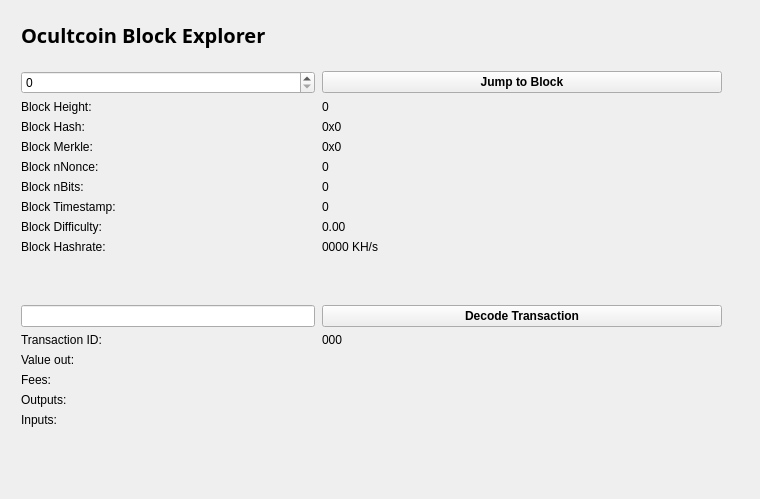
<?xml version="1.0" encoding="UTF-8"?>
<ui version="4.0">
 <class>BlockBrowser</class>
 <widget class="QWidget" name="BlockBrowser">
  <property name="windowModality">
   <enum>Qt::NonModal</enum>
  </property>
  <property name="enabled">
   <bool>true</bool>
  </property>
  <property name="geometry">
   <rect>
    <x>0</x>
    <y>0</y>
    <width>760</width>
    <height>499</height>
   </rect>
  </property>
  <property name="sizePolicy">
   <sizepolicy hsizetype="Preferred" vsizetype="Preferred">
    <horstretch>0</horstretch>
    <verstretch>0</verstretch>
   </sizepolicy>
  </property>
  <property name="minimumSize">
   <size>
    <width>0</width>
    <height>0</height>
   </size>
  </property>
  <property name="acceptDrops">
   <bool>false</bool>
  </property>
  <property name="windowTitle">
   <string>Form</string>
  </property>
  <layout class="QGridLayout">
   <property name="sizeConstraint">
    <enum>QLayout::SetMaximumSize</enum>
   </property>
   <property name="leftMargin">
    <number>21</number>
   </property>
   <property name="topMargin">
    <number>21</number>
   </property>
   <property name="rightMargin">
    <number>10</number>
   </property>
   <item row="1" column="0">
    <widget class="QWidget" name="widget" native="true">
     <widget class="QWidget" name="layoutWidget">
      <property name="geometry">
       <rect>
        <x>0</x>
        <y>0</y>
        <width>699</width>
        <height>27</height>
       </rect>
      </property>
      <layout class="QHBoxLayout" name="horizontalLayout_4">
       <property name="spacing">
        <number>7</number>
       </property>
       <item>
        <widget class="QLabel" name="label_5">
         <property name="font">
          <font>
           <family>Open Sans,sans-serif</family>
          </font>
         </property>
         <property name="text">
          <string>&lt;html&gt;&lt;head/&gt;&lt;body&gt;&lt;p&gt;&lt;span style=&quot; font-size:20px; font-weight:600; color:#000000;&quot;&gt;Ocultcoin Block Explorer &lt;/span&gt;&lt;/p&gt;&lt;/body&gt;&lt;/html&gt;</string>
         </property>
        </widget>
       </item>
       <item>
        <spacer name="horizontalSpacer_2">
         <property name="orientation">
          <enum>Qt::Horizontal</enum>
         </property>
         <property name="sizeHint" stdset="0">
          <size>
           <width>40</width>
           <height>20</height>
          </size>
         </property>
        </spacer>
       </item>
      </layout>
     </widget>
     <widget class="QWidget" name="layoutWidget_2">
      <property name="geometry">
       <rect>
        <x>0</x>
        <y>50</y>
        <width>701</width>
        <height>400</height>
       </rect>
      </property>
      <layout class="QGridLayout" name="gridLayout_3" rowstretch="0,0,0,0,0,0,0,0,0,0,0,0,0,0,0,0,0,0,0" columnstretch="0,0">
       <property name="sizeConstraint">
        <enum>QLayout::SetDefaultConstraint</enum>
       </property>
       <property name="horizontalSpacing">
        <number>7</number>
       </property>
       <item row="17" column="1">
        <widget class="QLabel" name="inputBox">
         <property name="text">
          <string/>
         </property>
         <property name="alignment">
          <set>Qt::AlignLeading|Qt::AlignLeft|Qt::AlignTop</set>
         </property>
        </widget>
       </item>
       <item row="12" column="1">
        <widget class="QPushButton" name="txButton">
         <property name="font">
          <font>
           <weight>75</weight>
           <bold>true</bold>
          </font>
         </property>
         <property name="text">
          <string>Decode Transaction</string>
         </property>
         <property name="autoDefault">
          <bool>true</bool>
         </property>
        </widget>
       </item>
       <item row="18" column="0">
        <spacer name="verticalSpacer">
         <property name="orientation">
          <enum>Qt::Vertical</enum>
         </property>
         <property name="sizeHint" stdset="0">
          <size>
           <width>20</width>
           <height>40</height>
          </size>
         </property>
        </spacer>
       </item>
       <item row="17" column="0">
        <widget class="QLabel" name="inputLabel">
         <property name="text">
          <string>Inputs:</string>
         </property>
         <property name="alignment">
          <set>Qt::AlignLeading|Qt::AlignLeft|Qt::AlignTop</set>
         </property>
        </widget>
       </item>
       <item row="10" column="1">
        <widget class="QLabel" name="pawBox">
         <property name="text">
          <string>0000 KH/s</string>
         </property>
        </widget>
       </item>
       <item row="14" column="0">
        <widget class="QLabel" name="valueLabel">
         <property name="text">
          <string>Value out:</string>
         </property>
        </widget>
       </item>
       <item row="13" column="0">
        <widget class="QLabel" name="txLabel">
         <property name="text">
          <string>Transaction ID:</string>
         </property>
        </widget>
       </item>
       <item row="9" column="1">
        <widget class="QLabel" name="hardBox">
         <property name="text">
          <string>0.00</string>
         </property>
        </widget>
       </item>
       <item row="13" column="1">
        <widget class="QLabel" name="txID">
         <property name="text">
          <string>000</string>
         </property>
        </widget>
       </item>
       <item row="14" column="1">
        <widget class="QLabel" name="valueBox">
         <property name="text">
          <string/>
         </property>
        </widget>
       </item>
       <item row="9" column="0">
        <widget class="QLabel" name="hardLabel">
         <property name="text">
          <string>Block Difficulty:</string>
         </property>
        </widget>
       </item>
       <item row="1" column="0">
        <widget class="QSpinBox" name="heightBox">
         <property name="sizePolicy">
          <sizepolicy hsizetype="Preferred" vsizetype="Fixed">
           <horstretch>0</horstretch>
           <verstretch>0</verstretch>
          </sizepolicy>
         </property>
         <property name="maximum">
          <number>99999999</number>
         </property>
        </widget>
       </item>
       <item row="3" column="0">
        <widget class="QLabel" name="heightLabel_2">
         <property name="text">
          <string>Block Height:</string>
         </property>
        </widget>
       </item>
       <item row="8" column="1">
        <widget class="QLabel" name="timeBox">
         <property name="text">
          <string>0</string>
         </property>
        </widget>
       </item>
       <item row="5" column="0">
        <widget class="QLabel" name="merkleLabel">
         <property name="text">
          <string>Block Merkle:</string>
         </property>
        </widget>
       </item>
       <item row="4" column="0">
        <widget class="QLabel" name="hashLabel">
         <property name="text">
          <string>Block Hash:</string>
         </property>
        </widget>
       </item>
       <item row="15" column="1">
        <widget class="QLabel" name="feesBox">
         <property name="text">
          <string/>
         </property>
        </widget>
       </item>
       <item row="10" column="0">
        <widget class="QLabel" name="pawLabel">
         <property name="text">
          <string>Block Hashrate:</string>
         </property>
        </widget>
       </item>
       <item row="3" column="1">
        <widget class="QLabel" name="heightLabel">
         <property name="cursor">
          <cursorShape>IBeamCursor</cursorShape>
         </property>
         <property name="mouseTracking">
          <bool>false</bool>
         </property>
         <property name="acceptDrops">
          <bool>true</bool>
         </property>
         <property name="frameShape">
          <enum>QFrame::NoFrame</enum>
         </property>
         <property name="text">
          <string>0</string>
         </property>
        </widget>
       </item>
       <item row="15" column="0">
        <widget class="QLabel" name="feesLabel">
         <property name="text">
          <string>Fees:</string>
         </property>
        </widget>
       </item>
       <item row="7" column="0">
        <widget class="QLabel" name="bitsLabel">
         <property name="text">
          <string>Block nBits:</string>
         </property>
        </widget>
       </item>
       <item row="7" column="1">
        <widget class="QLabel" name="bitsBox">
         <property name="text">
          <string>0</string>
         </property>
        </widget>
       </item>
       <item row="5" column="1">
        <widget class="QLabel" name="merkleBox">
         <property name="minimumSize">
          <size>
           <width>187</width>
           <height>0</height>
          </size>
         </property>
         <property name="text">
          <string>0x0</string>
         </property>
        </widget>
       </item>
       <item row="16" column="0">
        <widget class="QLabel" name="outputLabel">
         <property name="text">
          <string>Outputs:</string>
         </property>
         <property name="alignment">
          <set>Qt::AlignLeading|Qt::AlignLeft|Qt::AlignTop</set>
         </property>
        </widget>
       </item>
       <item row="16" column="1">
        <widget class="QLabel" name="outputBox">
         <property name="text">
          <string/>
         </property>
         <property name="alignment">
          <set>Qt::AlignLeading|Qt::AlignLeft|Qt::AlignTop</set>
         </property>
        </widget>
       </item>
       <item row="6" column="0">
        <widget class="QLabel" name="nonceLabel">
         <property name="text">
          <string>Block nNonce:</string>
         </property>
        </widget>
       </item>
       <item row="6" column="1">
        <widget class="QLabel" name="nonceBox">
         <property name="text">
          <string>0</string>
         </property>
        </widget>
       </item>
       <item row="8" column="0">
        <widget class="QLabel" name="timeLabel">
         <property name="text">
          <string>Block Timestamp:</string>
         </property>
        </widget>
       </item>
       <item row="4" column="1">
        <widget class="QLabel" name="hashBox">
         <property name="enabled">
          <bool>true</bool>
         </property>
         <property name="sizePolicy">
          <sizepolicy hsizetype="Preferred" vsizetype="Preferred">
           <horstretch>0</horstretch>
           <verstretch>0</verstretch>
          </sizepolicy>
         </property>
         <property name="minimumSize">
          <size>
           <width>0</width>
           <height>0</height>
          </size>
         </property>
         <property name="text">
          <string>0x0</string>
         </property>
        </widget>
       </item>
       <item row="12" column="0">
        <widget class="QLineEdit" name="txBox">
         <property name="sizePolicy">
          <sizepolicy hsizetype="Preferred" vsizetype="Fixed">
           <horstretch>0</horstretch>
           <verstretch>0</verstretch>
          </sizepolicy>
         </property>
         <property name="inputMask">
          <string comment="Transaction id" extracomment="Transaction id"/>
         </property>
         <property name="placeholderText">
          <string comment="Transaction ID" extracomment="Transaction ID"/>
         </property>
        </widget>
       </item>
       <item row="11" column="0">
        <spacer name="verticalSpacer_2">
         <property name="orientation">
          <enum>Qt::Vertical</enum>
         </property>
         <property name="sizeHint" stdset="0">
          <size>
           <width>20</width>
           <height>40</height>
          </size>
         </property>
        </spacer>
       </item>
       <item row="1" column="1">
        <widget class="QPushButton" name="blockButton">
         <property name="minimumSize">
          <size>
           <width>400</width>
           <height>0</height>
          </size>
         </property>
         <property name="maximumSize">
          <size>
           <width>16777215</width>
           <height>16777215</height>
          </size>
         </property>
         <property name="font">
          <font>
           <weight>75</weight>
           <bold>true</bold>
          </font>
         </property>
         <property name="text">
          <string>Jump to Block</string>
         </property>
         <property name="autoDefault">
          <bool>true</bool>
         </property>
         <property name="flat">
          <bool>false</bool>
         </property>
        </widget>
       </item>
      </layout>
     </widget>
    </widget>
   </item>
  </layout>
 </widget>
 <resources/>
 <connections/>
</ui>
